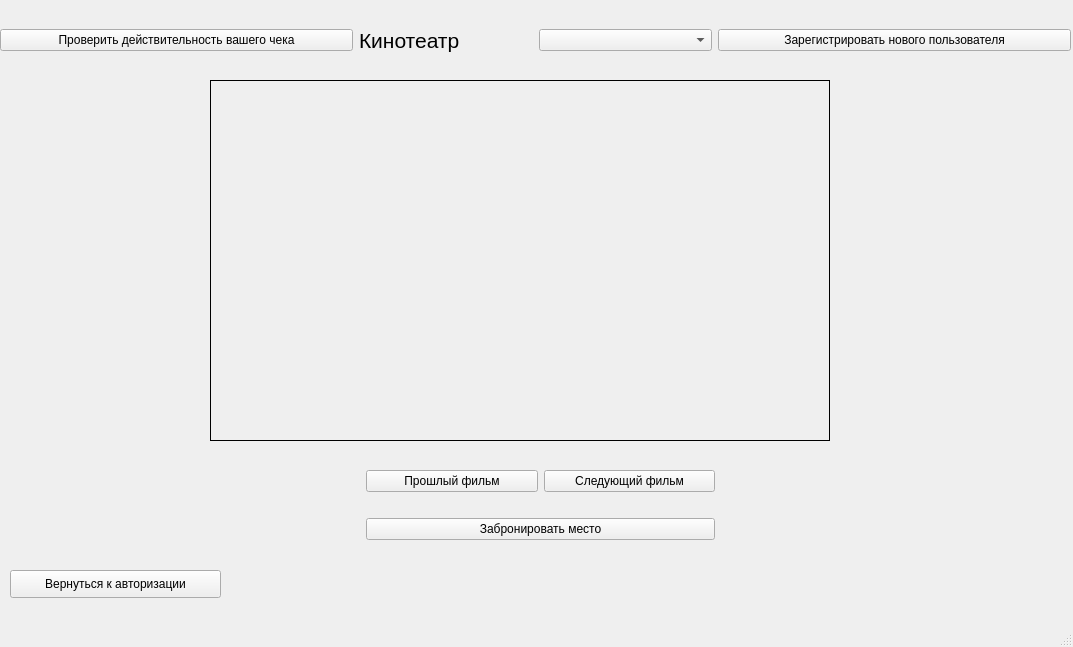
<?xml version="1.0" encoding="UTF-8"?>
<ui version="4.0">
 <class>MainWindow</class>
 <widget class="QMainWindow" name="MainWindow">
  <property name="geometry">
   <rect>
    <x>0</x>
    <y>0</y>
    <width>1073</width>
    <height>647</height>
   </rect>
  </property>
  <property name="windowTitle">
   <string>MainWindow</string>
  </property>
  <widget class="QWidget" name="centralwidget">
   <widget class="QLabel" name="poster_lab">
    <property name="geometry">
     <rect>
      <x>210</x>
      <y>80</y>
      <width>620</width>
      <height>361</height>
     </rect>
    </property>
    <property name="frameShape">
     <enum>QFrame::Box</enum>
    </property>
    <property name="text">
     <string/>
    </property>
   </widget>
   <widget class="QPushButton" name="back_btn">
    <property name="geometry">
     <rect>
      <x>10</x>
      <y>570</y>
      <width>211</width>
      <height>28</height>
     </rect>
    </property>
    <property name="text">
     <string>Вернуться к авторизации</string>
    </property>
   </widget>
   <widget class="QWidget" name="horizontalLayoutWidget">
    <property name="geometry">
     <rect>
      <x>10</x>
      <y>450</y>
      <width>1061</width>
      <height>111</height>
     </rect>
    </property>
    <layout class="QHBoxLayout" name="horizontalLayout_2">
     <item>
      <layout class="QVBoxLayout" name="verticalLayout_3">
       <item>
        <widget class="QLabel" name="film_name_ret">
         <property name="font">
          <font>
           <pointsize>16</pointsize>
           <weight>50</weight>
           <italic>true</italic>
           <bold>false</bold>
           <strikeout>false</strikeout>
           <kerning>true</kerning>
          </font>
         </property>
         <property name="contextMenuPolicy">
          <enum>Qt::PreventContextMenu</enum>
         </property>
         <property name="frameShape">
          <enum>QFrame::NoFrame</enum>
         </property>
         <property name="frameShadow">
          <enum>QFrame::Plain</enum>
         </property>
         <property name="text">
          <string/>
         </property>
         <property name="textFormat">
          <enum>Qt::AutoText</enum>
         </property>
         <property name="alignment">
          <set>Qt::AlignBottom|Qt::AlignLeading|Qt::AlignLeft</set>
         </property>
        </widget>
       </item>
       <item>
        <widget class="QLabel" name="price_ret">
         <property name="font">
          <font>
           <pointsize>16</pointsize>
           <italic>true</italic>
          </font>
         </property>
         <property name="text">
          <string/>
         </property>
        </widget>
       </item>
      </layout>
     </item>
     <item>
      <layout class="QVBoxLayout" name="verticalLayout">
       <item>
        <layout class="QHBoxLayout" name="horizontalLayout">
         <item>
          <widget class="QPushButton" name="past_btn">
           <property name="text">
            <string>Прошлый фильм</string>
           </property>
          </widget>
         </item>
         <item>
          <widget class="QPushButton" name="next_btn">
           <property name="text">
            <string>Следующий фильм</string>
           </property>
          </widget>
         </item>
        </layout>
       </item>
       <item>
        <widget class="QPushButton" name="reserve_btn">
         <property name="text">
          <string>Забронировать место</string>
         </property>
        </widget>
       </item>
      </layout>
     </item>
     <item>
      <layout class="QVBoxLayout" name="verticalLayout_2">
       <item>
        <widget class="QLabel" name="film_dur_ret">
         <property name="font">
          <font>
           <pointsize>16</pointsize>
           <italic>true</italic>
          </font>
         </property>
         <property name="text">
          <string/>
         </property>
        </widget>
       </item>
       <item>
        <widget class="QLabel" name="time_start_ret">
         <property name="font">
          <font>
           <pointsize>16</pointsize>
           <italic>true</italic>
          </font>
         </property>
         <property name="text">
          <string/>
         </property>
        </widget>
       </item>
      </layout>
     </item>
    </layout>
   </widget>
   <widget class="QWidget" name="horizontalLayoutWidget_2">
    <property name="geometry">
     <rect>
      <x>0</x>
      <y>0</y>
      <width>1071</width>
      <height>80</height>
     </rect>
    </property>
    <layout class="QHBoxLayout" name="horizontalLayout_3">
     <item>
      <widget class="QPushButton" name="check_btn">
       <property name="text">
        <string>Проверить действительность вашего чека</string>
       </property>
      </widget>
     </item>
     <item>
      <layout class="QHBoxLayout" name="horizontalLayout_7">
       <item>
        <widget class="QLabel" name="cinema_lab">
         <property name="font">
          <font>
           <pointsize>16</pointsize>
          </font>
         </property>
         <property name="text">
          <string>Кинотеатр</string>
         </property>
        </widget>
       </item>
       <item>
        <widget class="QComboBox" name="choose_cinema_comboBox"/>
       </item>
      </layout>
     </item>
     <item>
      <widget class="QPushButton" name="add_user_btn">
       <property name="text">
        <string>Зарегистрировать нового пользователя</string>
       </property>
      </widget>
     </item>
    </layout>
   </widget>
  </widget>
  <widget class="QMenuBar" name="menubar">
   <property name="geometry">
    <rect>
     <x>0</x>
     <y>0</y>
     <width>1073</width>
     <height>26</height>
    </rect>
   </property>
  </widget>
  <widget class="QStatusBar" name="statusbar"/>
 </widget>
 <resources/>
 <connections/>
</ui>
